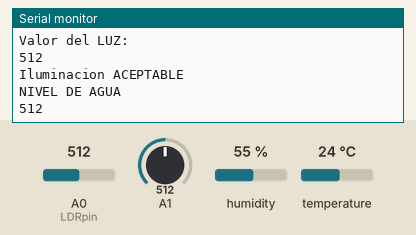
A sketch run on a simulated Arduino Uno, built with avr-gcc and run on an emulated ATmega328P. Parts: the last lines printed to the serial monitor. Inputs (shaded band) come from the test bench; at power-on: A0 (LDRpin) = 512, humidity 55 %, A1 = 512, temperature 24 °C.

Above: at 2.8 s.
2.9 s: A0 (LDRpin) set to 1020
At 4.7 s:
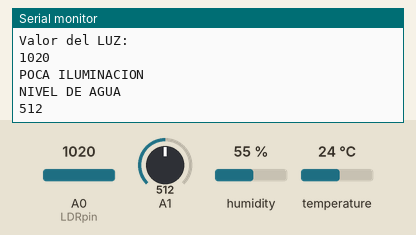
7.9 s: humidity set to 22 %
9.5 s: A1 set to 716
At 11.0 s:
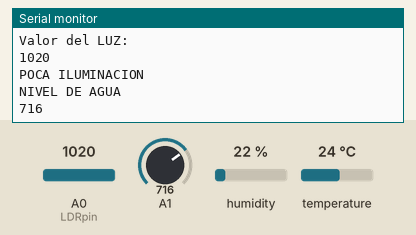
11.1 s: temperature set to 12 °C
12.7 s: A0 (LDRpin) set to 1002
At 14.4 s:
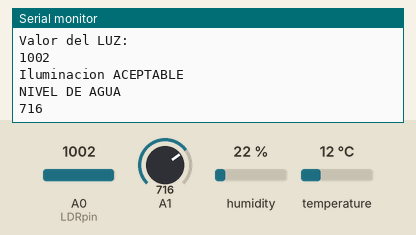
19.4 s: A1 set to 992
At 21.84 s:
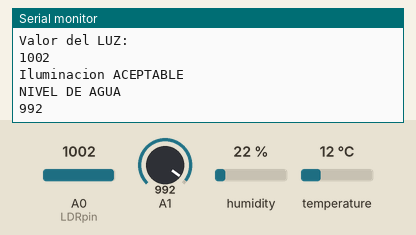
Timing chart, 0 to 22.0 s (numbered marks = the images above; inputs shaded):
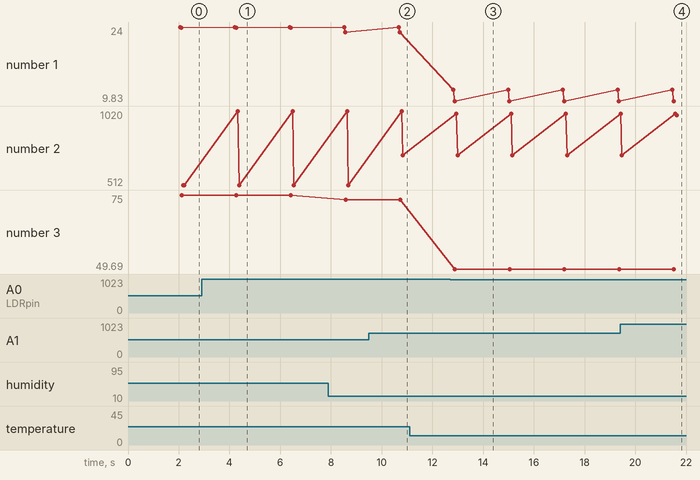

Measured:
- after the input at 2.9 s, the serial monitor: prints a new line after 1.4 s (image 1)
- after the input at 9.5 s, the serial monitor: prints a new line after 1.3 s (image 2)
- after the input at 12.7 s, the serial monitor: prints a new line after 0.25 s (image 3)
- after the input at 19.4 s, the serial monitor: prints a new line after 2.2 s (image 4)
- plotted number 1: 23.89 → 23.03 after the input at 7.9 s
- plotted number 2: 512 → 716 after the input at 9.5 s, 716 → 992 after the input at 19.4 s
- plotted number 3: 75 → 73.45 after the input at 7.9 s

The sketch:

Sensosr_de_Temperatura_y_Humedad_DHT11.ino
```cpp
#include <DHT.h>
#include <DHT_U.h>

// Incluimos librería
#include "DHT.h"

// Definimos el pin digital donde se conecta el sensor
#define DHTPIN 2
// Definir lector LDR
int LDRpin = 0;
int AGUADato = 0;

int LDRValor = 0;

// Dependiendo del tipo de sensor
#define DHTTYPE DHT11

// Inicializamos el sensor DHT11
DHT dht(DHTPIN, DHTTYPE);

void setup() {
  // Inicializamos comunicación serie
  Serial.begin(9600);

  // Comenzamos el sensor DHT
  dht.begin();

}

void loop() {
    // Esperamos 2 segundos entre medidas
  delay(2000);

  // VALOR DEL LDR
  LDRValor = analogRead(LDRpin);
  // VALOR DEL SENSOR DE AGUA
  AGUADato = analogRead(A1);

  // Esperamos 2 segundos entre medidas
  LDRValor = analogRead(LDRpin);
  // Leemos la humedad relativa
  float h = dht.readHumidity();
  // Leemos la temperatura en grados centígrados (por defecto)
  float t = dht.readTemperature();
  // Leemos la temperatura en grados Fahrenheit
  float f = dht.readTemperature(true);

  // Comprobamos si ha habido algún error en la lectura
  if (isnan(h) || isnan(t) || isnan(f)) {
    Serial.println("Error obteniendo los datos del sensor DHT11");
    return;
  }

  // Calcular el índice de calor en Fahrenheit
  float hif = dht.computeHeatIndex(f, h);
  // Calcular el índice de calor en grados centígrados
  float hic = dht.computeHeatIndex(t, h, false);

  Serial.print("Humedad: ");
  Serial.print(h);
  Serial.println(" %\t");
  Serial.println("Temperatura: ");
  Serial.print(t);
  Serial.println(" *C ");
  Serial.print(f);
  Serial.println(" *F\t");
  Serial.println("Índice de calor: ");
  Serial.print(hic);
  Serial.println(" *C ");
  Serial.print(hif);
  Serial.println(" *F");
  Serial.println("- - - - - - - - - - - - - - - - ");

  Serial.println("Valor del LUZ: ");
  Serial.println(LDRValor);
  if(LDRValor >= 1010){
    Serial.println("POCA ILUMINACION");
  }
  else{
    Serial.println("Iluminacion ACEPTABLE");
  }
  Serial.println("NIVEL DE AGUA");
  Serial.print(AGUADato);

}
```
